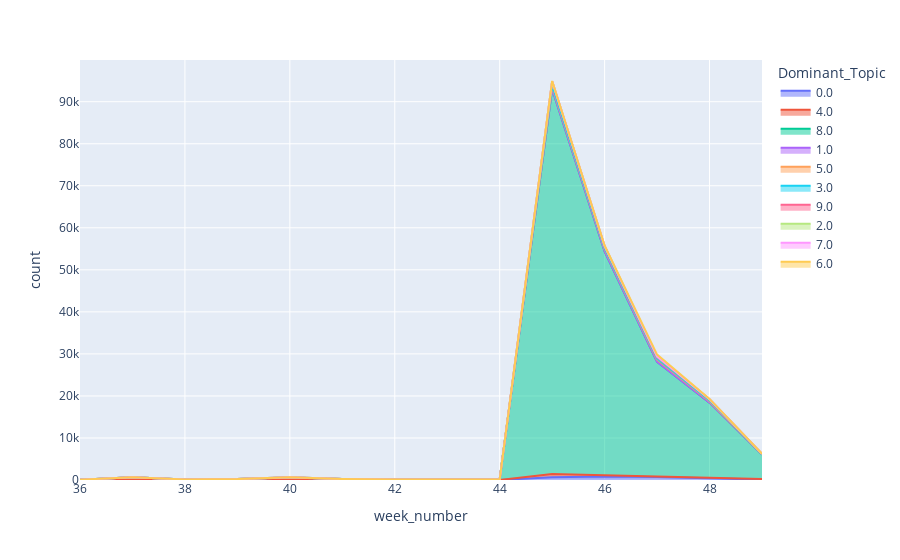

The notebook cell this image was saved under:
### Code cell
# Plot topic distribution over time
topic_stream_week = px.area(topic_dist_week_count, x='week_number', y='count', color='Dominant_Topic')
topic_stream_week

### Figure 1 — Plotly figure (JSON) as saved in the notebook; plotly's stock layout.template omitted (floating-point values rounded to 4 significant figures)
{"data": [{"hovertemplate": "Dominant_Topic=0.0<br>week_number=%{x}<br>count=%{y}<extra></extra>", "legendgroup": "0.0", "line": {"color": "#636efa"}, "marker": {"symbol": "circle"}, "mode": "lines", "name": "0.0", "orientation": "v", "showlegend": true, "stackgroup": "1", "type": "scatter", "x": [36, 37, 39, 40, 41, 42, 44, 45, 46, 47, 48, 49], "xaxis": "x", "y": [1, 2, 1, 6, 1, 1, 3, 660, 819, 685, 400, 98], "yaxis": "y"}, {"hovertemplate": "Dominant_Topic=4.0<br>week_number=%{x}<br>count=%{y}<extra></extra>", "legendgroup": "4.0", "line": {"color": "#EF553B"}, "marker": {"symbol": "circle"}, "mode": "lines", "name": "4.0", "orientation": "v", "showlegend": true, "stackgroup": "1", "type": "scatter", "x": [36, 37, 38, 39, 40, 41, 42, 43, 44, 45, 46, 47, 48, 49], "xaxis": "x", "y": [5, 41, 4, 18, 33, 7, 7, 5, 7, 783, 296, 160, 181, 156], "yaxis": "y"}, {"hovertemplate": "Dominant_Topic=8.0<br>week_number=%{x}<br>count=%{y}<extra></extra>", "legendgroup": "8.0", "line": {"color": "#00cc96"}, "marker": {"symbol": "circle"}, "mode": "lines", "name": "8.0", "orientation": "v", "showlegend": true, "stackgroup": "1", "type": "scatter", "x": [36, 37, 38, 39, 40, 41, 42, 43, 44, 45, 46, 47, 48, 49], "xaxis": "x", "y": [73, 608, 143, 208, 578, 220, 94, 83, 133, 91580, 53264, 27271, 17831, 5784], "yaxis": "y"}, {"hovertemplate": "Dominant_Topic=1.0<br>week_number=%{x}<br>count=%{y}<extra></extra>", "legendgroup": "1.0", "line": {"color": "#ab63fa"}, "marker": {"symbol": "circle"}, "mode": "lines", "name": "1.0", "orientation": "v", "showlegend": true, "stackgroup": "1", "type": "scatter", "x": [37, 45, 46, 47, 48, 49], "xaxis": "x", "y": [1, 9, 3, 4, 3, 1], "yaxis": "y"}, {"hovertemplate": "Dominant_Topic=5.0<br>week_number=%{x}<br>count=%{y}<extra></extra>", "legendgroup": "5.0", "line": {"color": "#FFA15A"}, "marker": {"symbol": "circle"}, "mode": "lines", "name": "5.0", "orientation": "v", "showlegend": true, "stackgroup": "1", "type": "scatter", "x": [37, 40, 45, 46, 47, 48, 49], "xaxis": "x", "y": [1, 7, 609, 589, 513, 333, 56], "yaxis": "y"}, {"hovertemplate": "Dominant_Topic=3.0<br>week_number=%{x}<br>count=%{y}<extra></extra>", "legendgroup": "3.0", "line": {"color": "#19d3f3"}, "marker": {"symbol": "circle"}, "mode": "lines", "name": "3.0", "orientation": "v", "showlegend": true, "stackgroup": "1", "type": "scatter", "x": [37, 40, 41, 42, 45, 46, 47, 48, 49], "xaxis": "x", "y": [2, 2, 1, 1, 310, 206, 252, 196, 21], "yaxis": "y"}, {"hovertemplate": "Dominant_Topic=9.0<br>week_number=%{x}<br>count=%{y}<extra></extra>", "legendgroup": "9.0", "line": {"color": "#FF6692"}, "marker": {"symbol": "circle"}, "mode": "lines", "name": "9.0", "orientation": "v", "showlegend": true, "stackgroup": "1", "type": "scatter", "x": [37, 38, 40, 41, 42, 43, 45, 46, 47, 48, 49], "xaxis": "x", "y": [3, 1, 5, 4, 1, 1, 909, 447, 366, 262, 109], "yaxis": "y"}, {"hovertemplate": "Dominant_Topic=2.0<br>week_number=%{x}<br>count=%{y}<extra></extra>", "legendgroup": "2.0", "line": {"color": "#B6E880"}, "marker": {"symbol": "circle"}, "mode": "lines", "name": "2.0", "orientation": "v", "showlegend": true, "stackgroup": "1", "type": "scatter", "x": [45, 46, 47, 48, 49], "xaxis": "x", "y": [9, 56, 117, 16, 11], "yaxis": "y"}, {"hovertemplate": "Dominant_Topic=7.0<br>week_number=%{x}<br>count=%{y}<extra></extra>", "legendgroup": "7.0", "line": {"color": "#FF97FF"}, "marker": {"symbol": "circle"}, "mode": "lines", "name": "7.0", "orientation": "v", "showlegend": true, "stackgroup": "1", "type": "scatter", "x": [45, 46, 47, 48], "xaxis": "x", "y": [16, 14, 50, 12], "yaxis": "y"}, {"hovertemplate": "Dominant_Topic=6.0<br>week_number=%{x}<br>count=%{y}<extra></extra>", "legendgroup": "6.0", "line": {"color": "#FECB52"}, "marker": {"symbol": "circle"}, "mode": "lines", "name": "6.0", "orientation": "v", "showlegend": true, "stackgroup": "1", "type": "scatter", "x": [45, 46, 47, 48, 49], "xaxis": "x", "y": [43, 86, 418, 64, 18], "yaxis": "y"}], "layout": {"legend": {"title": {"text": "Dominant_Topic"}, "tracegroupgap": 0}, "margin": {"t": 60}, "xaxis": {"anchor": "y", "domain": [0, 1], "title": {"text": "week_number"}}, "yaxis": {"anchor": "x", "domain": [0, 1], "title": {"text": "count"}}}}
